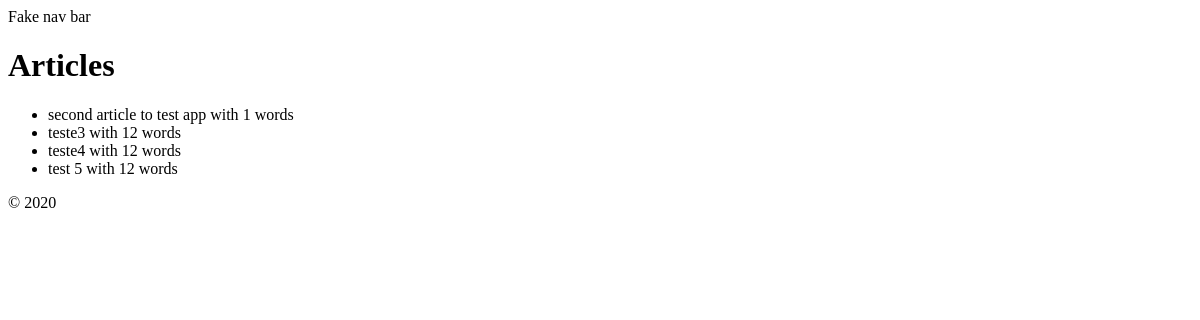
The app's page /articles/, older data.
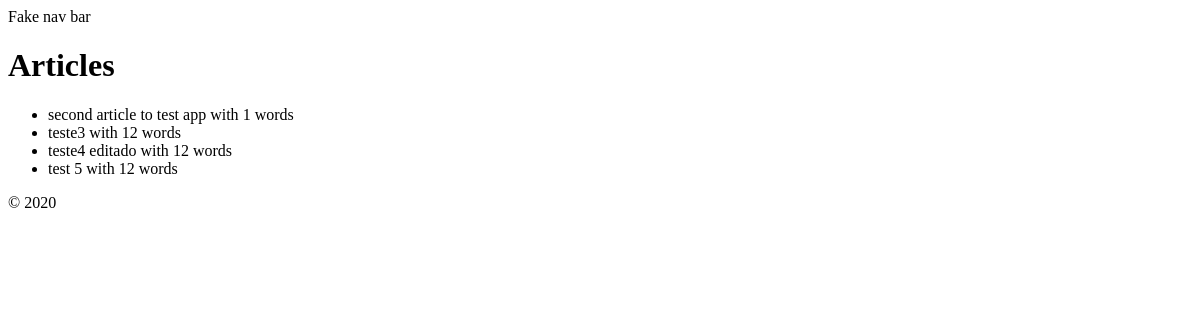
The same page, newer data.
### app/models.py (models this page shows)
class Article(models.Model):
    title = models.CharField(max_length=100)
    content = models.TextField(blank=True, default="")
    word_count = models.IntegerField()
    twitter_post = models.TextField(blank=True, default="")
    status = models.CharField(
        max_length=20,
        choices=ARTICLE_STATUS,
        default=ARTICLE_STATUS[0][0],
    )
    created_at = models.DateTimeField(auto_now_add=True)
    updated_at = models.DateTimeField(auto_now=True)

### app/views.py (the view)
# urls.py: path("", ArticleListView.as_view(), name="home"),
class ArticleListView(ListView):
    template_name = "app/home.html"
    model = Article
    context_object_name = "articles"

### templates/app/home.html
{% extends 'app/base.html' %}
{% block content %}
  <h1>Articles</h1>
  <ul>
    {% for article in articles %}
      <li>{{ article.title }} with {{ article.word_count }} words</li>
    {% endfor %}
  </ul>
{% endblock %}

### templates/app/base.html (shortened to what this page needs)
<!DOCTYPE html>
<html lang="en">
  <head>
  </head>
  <body>
    <nav>Fake nav bar</nav>
    {% block content %}
    {% endblock %}
    <footer>
      <p>&copy; 2020</p>
    </footer>
  </body>
</html>

Row changes from the older to the newer data that the page shows:
changed Article: title "teste4" → "teste4 editado"
